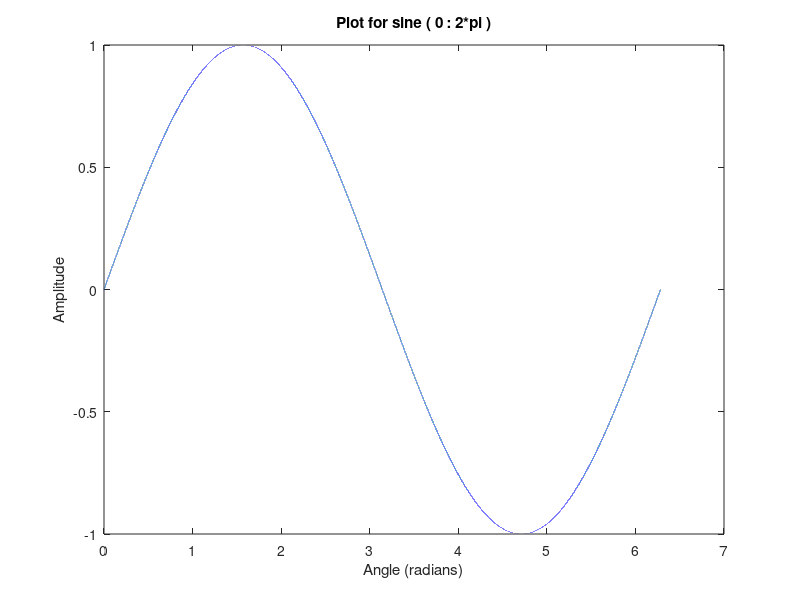
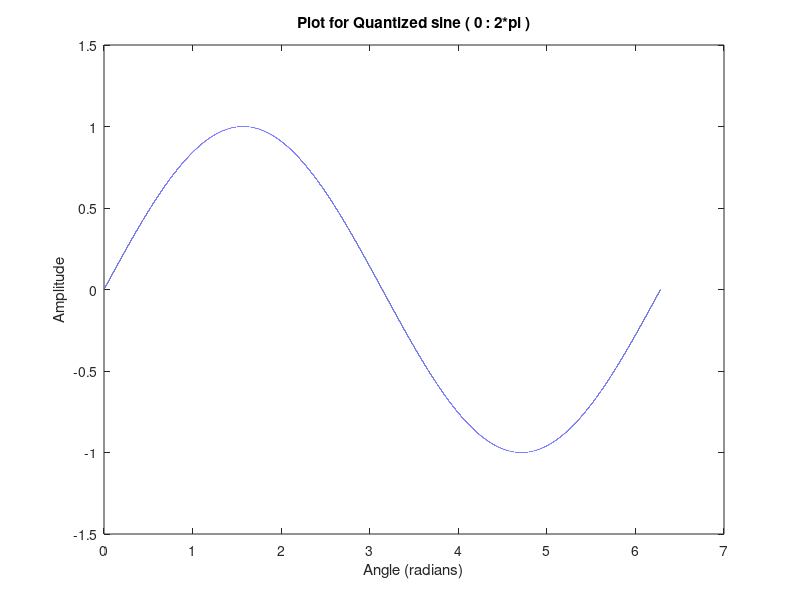
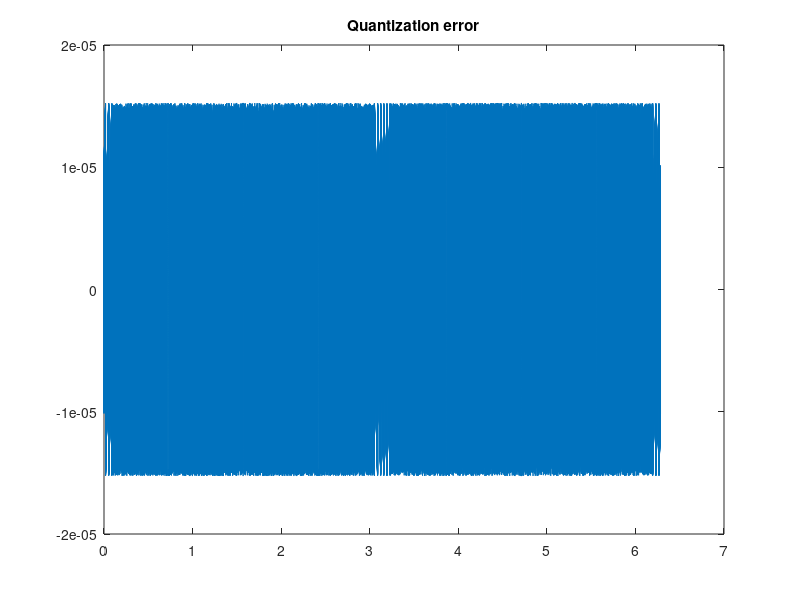
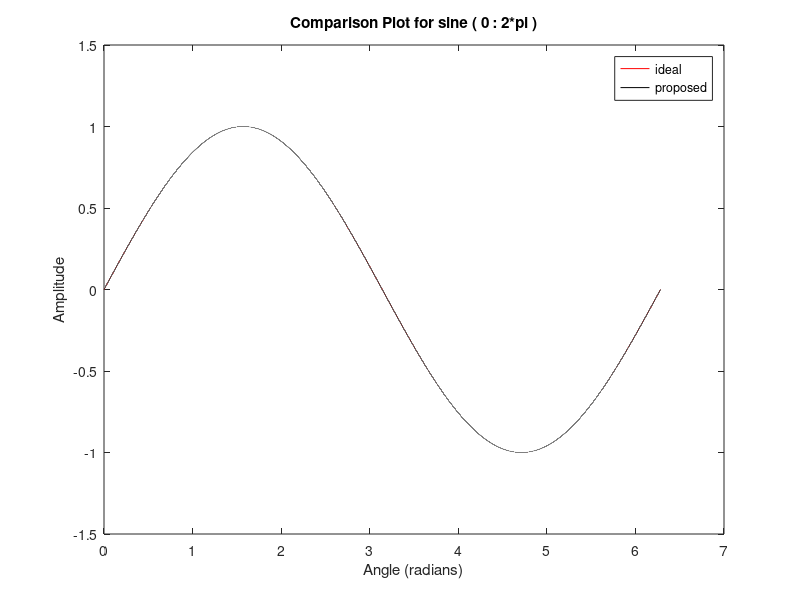

The MATLAB script that drew these images, in order:
clc;
close all;
clear all;

coarse=12;
fine=3;
N=coarse+fine;
dac=N+1;
vref = 2;

dac_res=vref/(2^dac-1);

a1=floor((2*pi)*2^coarse);
b1=floor(a1/8);
a1=b1*8;
res1 = (pi/4)/b1;

a2=floor((2*pi)*2^fine);
b2=floor(a2/8);
a2=b2*8;
res2 = res1/b2;

temp1=0:res1:0.1001+res1;
sin1=temp1;
cos1=1-((temp1.*temp1)/2);

temp2=0.1001+res1:res1:pi/4;
sin2=sin(temp2);
cos2=cos(temp2);

t=[temp1 temp2];
sina1=[sin1 sin2];
cosa1=[cos1 cos2];
 
l2=0:res2:res1;
sina2=l2;
cosa2=1-((l2.*l2)/2);

b=((b1+1)*(b2+1))-1;
a=b*8;
res=(pi/4)/b;

l=0:res:(pi/4);

k=1;
for i=1:1:b1+1
    for j=1:1:b2+1
        sina(k)=(sina1(i)*cosa2(j))+(cosa1(i)*sina2(j));
        cosa(k)=(cosa1(i)*cosa2(j))-(sina1(i)*sina2(j));
        k=k+1;
    end
end

t=0:res:(2*pi);
signal=[sina fliplr(cosa(1:b)) cosa(2:b+1) fliplr(sina(1:b)) -sina(2:b+1) -fliplr(cosa(1:b)) -cosa(2:b+1) -fliplr(sina(1:b)) ];

figure,plot(t,signal); 
xlabel('Angle (radians)');
ylabel(' Amplitude ');
title('Plot for sine ( 0 : 2*pi )');

fs = a;
samples = a;

fin=1;
Nw=floor(fin*samples)/fs;
 
quantize_signal=dac_res*(round(signal/dac_res));

figure,plot(t,quantize_signal); 
xlabel('Angle (radians)');
ylabel(' Amplitude ');
title('Plot for Quantized sine ( 0 : 2*pi )');

error=signal-quantize_signal;
figure, plot(t,error);
title('Quantization error');

original = sin(t);
figure; plot(t,original,'r',t,quantize_signal,'black');
legend('ideal','proposed');
xlabel('Angle (radians)');
ylabel(' Amplitude ');
title('Comparison Plot for sine ( 0 : 2*pi )');

error = original-quantize_signal;
figure; plot(t,error);
xlabel('Angle (radians)');
ylabel(' Amplitude ');
title('Error');

window_type=ones(1,samples);
window_scaling_factor=sum(window_type);

fft_signal=fft(quantize_signal,samples);

freq_scal = linspace (0, 0.5, samples/2);
X=fft_signal.*conj(fft_signal);

figure;
plot(freq_scal, 10*log10(X(1:samples/2)), '-x');
hold on
plot( 10*log10(abs(fft_signal(Nw:Nw+2))), 'r*');
axis([0 0.01 -120 10]);
title('FFT Plot (N = 12864, Hann window is used)');
xlabel('Frequency (Normalized)');

signal_value = (sum(fft_signal(Nw:Nw+2).*conj(fft_signal(Nw:Nw+2))));
noise_bins = [fft_signal(2:fin-1) fft_signal(fin+3:samples/2)]; 
noise = (sum((abs(noise_bins)).^2)) /((samples/2)-3);
noise_value = 2*(sum(noise_bins.*conj(noise_bins)));

noise_formula = ((1/power(2,dac))^2)/12;

f=fs*(0:(samples-1)/2)/samples; 
sp=abs(fft(quantize_signal,samples));
yfft=(sp)/max(sp); 
figure,plot(f,20*log(yfft(1:(samples/2)))); 
axis([0,100,-500,0]);
xlabel('Frequency bins (Hz)');
ylabel('Power (dB)');
title(' Spectrum for proposed sine computation');

sfdrv=sort(abs(20*log(yfft(1:samples/2)))); 
sfdrv=sfdrv(2:end);
sfdr=min(sfdrv); 
disp('sfdr (in dBc) is:');
disp(sfdr); 

snr_ideal = (6.02 * dac) + 1.76;
disp('Maximum Achievable SNR (in dB) is :');
disp(snr_ideal);

snr=10*log10(signal_value/noise_value);
disp('snr (in dB) is:');
disp(snr);